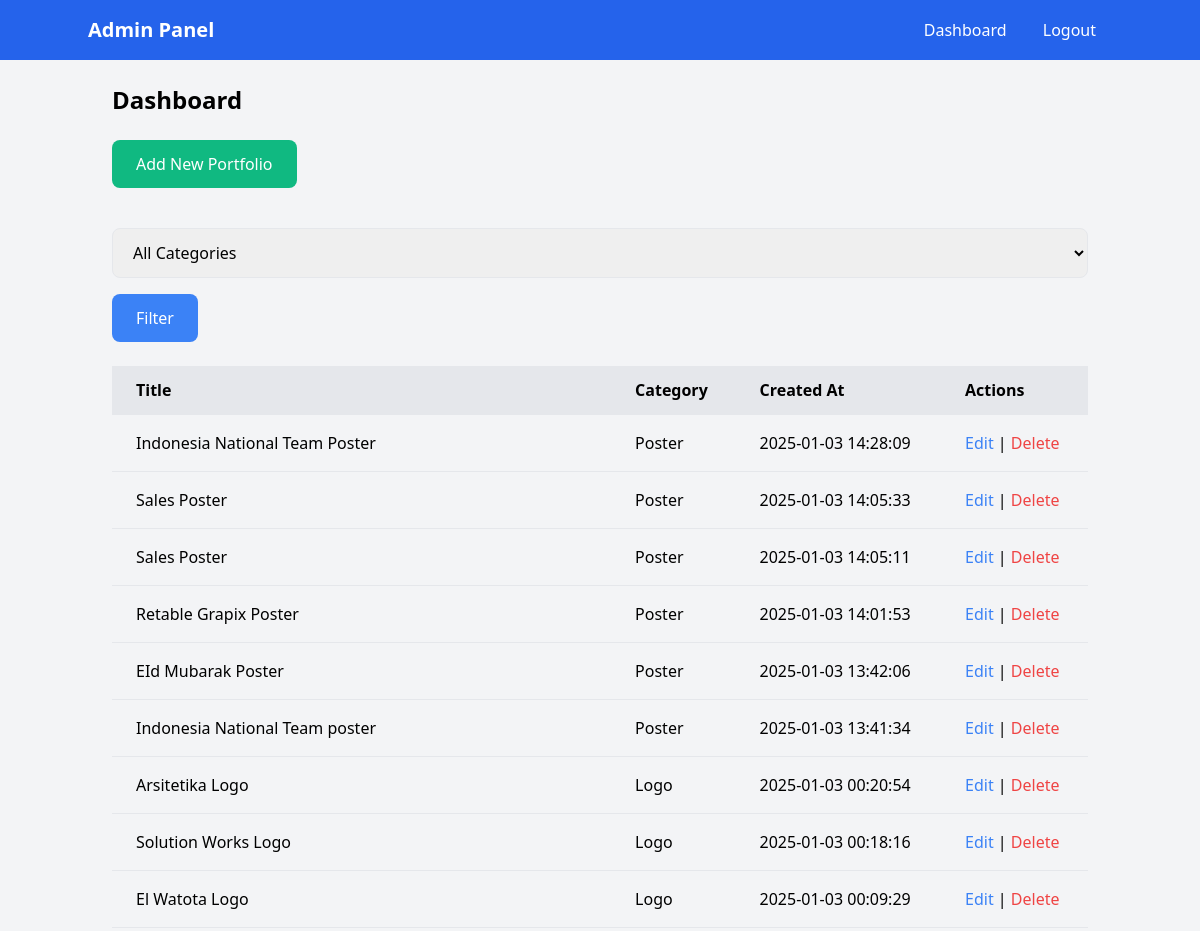
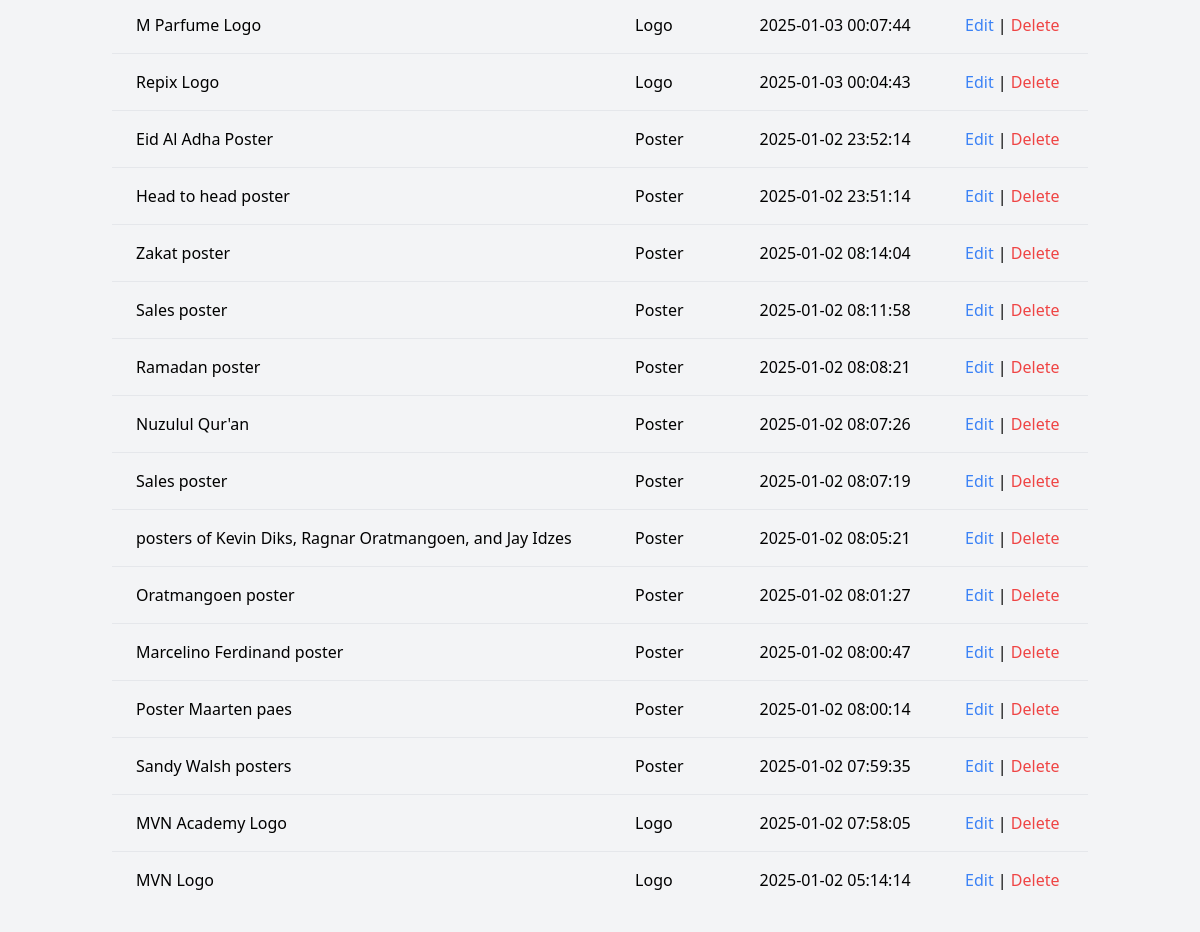
Page /admin/dashboard.php (signed in) on the committed database (2 pictures, top to bottom).
### tables this page shows
CREATE TABLE `portfolio` (
  `id` int(11) NOT NULL,
  `title` varchar(200) NOT NULL,
  `description` text NOT NULL,
  `image` varchar(255) NOT NULL,
  `created_at` timestamp NOT NULL DEFAULT current_timestamp() ON UPDATE current_timestamp(),
  `category` varchar(255) NOT NULL
);

### admin/dashboard.php (the view, shortened to what this page needs)
<?php
require '../db/connection.php';
$category = isset($_GET['category']) ? $_GET['category'] : '';
$sql = "SELECT * FROM portfolio WHERE category LIKE ? ORDER BY created_at DESC";
$stmt = $conn->prepare($sql);
$stmt->execute([$category ? $category : '%']);
$portfolio_items = $stmt->fetchAll(PDO::FETCH_ASSOC);
?>
<!DOCTYPE html>
<html lang="id">
<head>
    <link href="https://cdn.jsdelivr.net/npm/tailwindcss@2.2.19/dist/tailwind.min.css" rel="stylesheet">
</head>
<body class="bg-gray-100">
<?php include '../includes/admin-header.php'; ?>
    <div class="container mx-auto p-6">
        <h1 class="text-2xl font-bold mb-6">Dashboard</h1>
        <a href="add_portfolio.php" class="bg-green-500 text-white px-6 py-3 rounded-lg hover:bg-green-600 mb-6 inline-block">Add New Portfolio</a>
        <form method="GET" action="dashboard.php" class="my-4">
            <select name="category" class="w-full px-4 py-3 border rounded-lg mb-4">
                <option value="">All Categories</option>
            </select>
            <button type="submit" class="bg-blue-500 text-white px-6 py-3 rounded-lg hover:bg-blue-600 transition duration-300 w-full sm:w-auto">Filter</button>
        </form>
        <table class="w-full mt-6 border-collapse">
            <thead class="bg-gray-200">
                <tr>
                    <th class="px-6 py-3 text-left">Title</th>
                    <th class="px-6 py-3 text-left">Category</th>
                    <th class="px-6 py-3 text-left">Created At</th>
                    <th class="px-6 py-3 text-left">Actions</th>
                </tr>
            </thead>
            <tbody>
                <?php foreach ($portfolio_items as $item): ?>
                    <tr class="border-t hover:bg-gray-50">
                        <td class="px-6 py-4"><?= htmlspecialchars($item['title']) ?></td>
                        <td class="px-6 py-4"><?= htmlspecialchars($item['category']) ?></td>
                        <td class="px-6 py-4"><?= htmlspecialchars($item['created_at']) ?></td>
                        <td class="px-6 py-4">
                            <a href="edit_portfolio.php?id=<?= $item['id'] ?>" class="text-blue-500 hover:text-blue-700">Edit</a> |
                            <a href="delete_portfolio.php?id=<?= $item['id'] ?>" class="text-red-500 hover:text-red-700" onclick="return confirm('Are you sure?')">Delete</a>
                        </td>
                    </tr>
                <?php endforeach; ?>
            </tbody>
        </table>
    </div>
</body>
</html>

### rows in the picture
portfolio: title "Indonesia National Team Poster", category "Poster", created_at "2025-01-03 14:28:09"
portfolio: title "Sales Poster", category "Poster", created_at "2025-01-03 14:05:33"
portfolio: title "Sales Poster", category "Poster", created_at "2025-01-03 14:05:11"
portfolio: title "Retable Grapix Poster", category "Poster", created_at "2025-01-03 14:01:53"
portfolio: title "EId Mubarak Poster", category "Poster", created_at "2025-01-03 13:42:06"
portfolio: title "Indonesia National Team poster", category "Poster", created_at "2025-01-03 13:41:34"
portfolio: title "Arsitetika Logo", category "Logo", created_at "2025-01-03 00:20:54"
portfolio: title "Solution Works Logo", category "Logo", created_at "2025-01-03 00:18:16"
portfolio: title "El Watota Logo", category "Logo", created_at "2025-01-03 00:09:29"
portfolio: title "M Parfume Logo", category "Logo", created_at "2025-01-03 00:07:44"
portfolio: title "Repix Logo", category "Logo", created_at "2025-01-03 00:04:43"
portfolio: title "Eid Al Adha Poster", category "Poster", created_at "2025-01-02 23:52:14"
portfolio: title "Head to head poster", category "Poster", created_at "2025-01-02 23:51:14"
portfolio: title "Zakat poster", category "Poster", created_at "2025-01-02 08:14:04"
portfolio: title "Sales poster", category "Poster", created_at "2025-01-02 08:11:58"
portfolio: title "Ramadan poster", category "Poster", created_at "2025-01-02 08:08:21"
portfolio: title "Nuzulul Qur'an", category "Poster", created_at "2025-01-02 08:07:26"
portfolio: title "Sales poster", category "Poster", created_at "2025-01-02 08:07:19"
portfolio: title "posters of Kevin Diks, Ragnar Oratmangoen, and Jay Idzes", category "Poster", created_at "2025-01-02 08:05:21"
portfolio: title "Oratmangoen poster", category "Poster", created_at "2025-01-02 08:01:27"
portfolio: title "Marcelino Ferdinand poster", category "Poster", created_at "2025-01-02 08:00:47"
portfolio: title "Poster Maarten paes", category "Poster", created_at "2025-01-02 08:00:14"
portfolio: title "Sandy Walsh posters", category "Poster", created_at "2025-01-02 07:59:35"
portfolio: title "MVN Academy Logo", category "Logo", created_at "2025-01-02 07:58:05"
portfolio: title "MVN Logo", category "Logo", created_at "2025-01-02 05:14:14"
